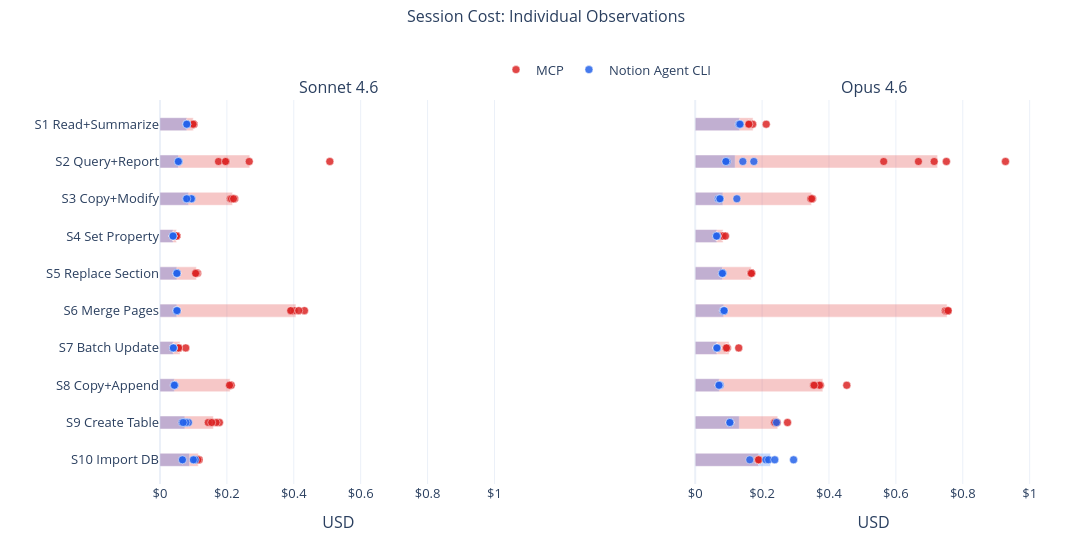

Here is the notebook cell this chart was saved with:
### Markdown cell above
## 3c. Individual Sessions (raw points)

Each dot is one session. Bars show the mean. With n=5, every data point is visible, making outliers and clustering patterns transparent.

### Code cell
agg_pts = df.groupby(["scenario_num", "label"]).agg(
    cost_mean=("cost_usd", "mean")).reset_index()
scenario_labels_pts = [f"S{s} {SCENARIO_NAMES.get(s, '')}" for s in sorted(agg_pts.scenario_num.unique())]
x_max_pts = df.cost_usd.max() * 1.15

fig = make_subplots(rows=1, cols=len(pairs),
    subplot_titles=["Sonnet 4.6", "Opus 4.6"][:len(pairs)],
    horizontal_spacing=0.20, shared_yaxes=True)

for col, (model, cli_label, mcp_label) in enumerate(pairs, 1):
    for label, color, name in [(mcp_label, MCP_COLOR, "MCP"), (cli_label, NAC_COLOR, "Notion Agent CLI")]:
        # Mean bars (thin, semi-transparent)
        sub_agg = agg_pts[agg_pts.label == label].sort_values("scenario_num")
        sub_labels = sub_agg.scenario_num.map(lambda n: f"S{n} {SCENARIO_NAMES.get(n, '')}")
        fig.add_trace(go.Bar(
            y=sub_labels, x=sub_agg.cost_mean, orientation="h",
            name=name + " mean", legendgroup=name, showlegend=False,
            marker_color=color, opacity=0.25, width=0.35,
            hoverinfo="skip",
        ), row=1, col=col)

        # Raw session points (jittered vertically)
        sub_raw = df[df.label == label].sort_values(["scenario_num", "iteration"])
        raw_labels = sub_raw.scenario_num.map(lambda n: f"S{n} {SCENARIO_NAMES.get(n, '')}")

        fig.add_trace(go.Scatter(
            x=sub_raw.cost_usd, y=raw_labels, mode="markers",
            name=name, legendgroup=name, showlegend=(col == 1),
            marker=dict(color=color, size=8, opacity=0.85,
                        line=dict(color="white", width=0.5)),
            hovertemplate="%{y}<br>" + name + ": $%{x:.4f}<br>%{text}<extra></extra>",
            text=sub_raw.name,
        ), row=1, col=col)

    fig.update_yaxes(categoryorder="array", categoryarray=list(reversed(scenario_labels_pts)),
        row=1, col=col)
    fig.update_xaxes(title_text="USD", tickprefix="$", range=[0, x_max_pts], row=1, col=col)

fig.update_layout(**LAYOUT, barmode="overlay", height=540, width=1100,
    title=dict(text="Session Cost: Individual Observations",
               y=0.98, x=0.5, xanchor="center", font_size=16),
    margin=dict(t=100, b=50, l=160, r=40),
    legend=dict(orientation="h", yanchor="bottom", y=1.04, x=0.5, xanchor="center"))
fig.show()

### Figure 1 — Plotly figure (JSON) as saved in the notebook; plotly's stock layout.template omitted (floating-point values rounded to 4 significant figures)
{"data": [{"hoverinfo": "skip", "legendgroup": "MCP", "marker": {"color": "#DC2626"}, "name": "MCP mean", "opacity": 0.25, "orientation": "h", "showlegend": false, "type": "bar", "width": 0.35, "x": [0.0996, 0.2685, 0.2169, 0.04945, 0.1087, 0.4065, 0.06006, 0.2098, 0.1596, 0.1147], "xaxis": "x", "y": ["S1 Read+Summarize", "S2 Query+Report", "S3 Copy+Modify", "S4 Set Property", "S5 Replace Section", "S6 Merge Pages", "S7 Batch Update", "S8 Copy+Append", "S9 Create Table", "S10 Import DB"], "yaxis": "y"}, {"hovertemplate": "%{y}<br>MCP: $%{x:.4f}<br>%{text}<extra></extra>", "legendgroup": "MCP", "marker": {"color": "#DC2626", "line": {"color": "white", "width": 0.5}, "opacity": 0.85, "size": 8}, "mode": "markers", "name": "MCP", "showlegend": true, "text": ["mcp-s1-1", "mcp-s1-2", "mcp-s1-3", "mcp-s1-4", "mcp-s1-5", "mcp-s2-1", "mcp-s2-2", "mcp-s2-3", "mcp-s2-4", "mcp-s2-5", "mcp-s3-1", "mcp-s3-2", "mcp-s3-3", "mcp-s3-4", "mcp-s3-5", "mcp-s4-1", "mcp-s4-2", "mcp-s4-3", "mcp-s4-4", "mcp-s4-5", "mcp-s5-1", "mcp-s5-2", "mcp-s5-3", "mcp-s5-4", "mcp-s5-5", "mcp-s6-1", "mcp-s6-2", "mcp-s6-3", "mcp-s6-4", "mcp-s6-5", "mcp-s7-1", "mcp-s7-2", "mcp-s7-3", "mcp-s7-4", "mcp-s7-5", "mcp-s8-1", "mcp-s8-2", "mcp-s8-3", "mcp-s8-4", "mcp-s8-5", "mcp-s9-1", "mcp-s9-2", "mcp-s9-3", "mcp-s9-4", "mcp-s9-5", "mcp-s10-1", "mcp-s10-2", "mcp-s10-3", "mcp-s10-4", "mcp-s10-5"], "type": "scatter", "x": [0.09707, 0.1007, 0.1006, 0.1009, 0.09867, 0.2667, 0.1749, 0.1975, 0.1958, 0.5078, 0.21, 0.2231, 0.2179, 0.2135, 0.2199, 0.04942, 0.04944, 0.0494, 0.04966, 0.04933, 0.1123, 0.1084, 0.1074, 0.1091, 0.1064, 0.3939, 0.4012, 0.3907, 0.4318, 0.4148, 0.05589, 0.05599, 0.07702, 0.05589, 0.0555, 0.2098, 0.2101, 0.2079, 0.2128, 0.2081, 0.1542, 0.1776, 0.1677, 0.1441, 0.1546, 0.1133, 0.1164, 0.1138, 0.1167, 0.1131], "xaxis": "x", "y": ["S1 Read+Summarize", "S1 Read+Summarize", "S1 Read+Summarize", "S1 Read+Summarize", "S1 Read+Summarize", "S2 Query+Report", "S2 Query+Report", "S2 Query+Report", "S2 Query+Report", "S2 Query+Report", "S3 Copy+Modify", "S3 Copy+Modify", "S3 Copy+Modify", "S3 Copy+Modify", "S3 Copy+Modify", "S4 Set Property", "S4 Set Property", "S4 Set Property", "S4 Set Property", "S4 Set Property", "S5 Replace Section", "S5 Replace Section", "S5 Replace Section", "S5 Replace Section", "S5 Replace Section", "S6 Merge Pages", "S6 Merge Pages", "S6 Merge Pages", "S6 Merge Pages", "S6 Merge Pages", "S7 Batch Update", "S7 Batch Update", "S7 Batch Update", "S7 Batch Update", "S7 Batch Update", "S8 Copy+Append", "S8 Copy+Append", "S8 Copy+Append", "S8 Copy+Append", "S8 Copy+Append", "S9 Create Table", "S9 Create Table", "S9 Create Table", "S9 Create Table", "S9 Create Table", "S10 Import DB", "S10 Import DB", "S10 Import DB", "S10 Import DB", "S10 Import DB"], "yaxis": "y"}, {"hoverinfo": "skip", "legendgroup": "Notion Agent CLI", "marker": {"color": "#2563EB"}, "name": "Notion Agent CLI mean", "opacity": 0.25, "orientation": "h", "showlegend": false, "type": "bar", "width": 0.35, "x": [0.07995, 0.0553, 0.08564, 0.03901, 0.0504, 0.05031, 0.03996, 0.04283, 0.07442, 0.08826], "xaxis": "x", "y": ["S1 Read+Summarize", "S2 Query+Report", "S3 Copy+Modify", "S4 Set Property", "S5 Replace Section", "S6 Merge Pages", "S7 Batch Update", "S8 Copy+Append", "S9 Create Table", "S10 Import DB"], "yaxis": "y"}, {"hovertemplate": "%{y}<br>Notion Agent CLI: $%{x:.4f}<br>%{text}<extra></extra>", "legendgroup": "Notion Agent CLI", "marker": {"color": "#2563EB", "line": {"color": "white", "width": 0.5}, "opacity": 0.85, "size": 8}, "mode": "markers", "name": "Notion Agent CLI", "showlegend": true, "text": ["nac-s1-1", "nac-s1-2", "nac-s1-3", "nac-s1-4", "nac-s1-5", "nac-s2-1", "nac-s2-2", "nac-s2-3", "nac-s2-4", "nac-s2-5", "nac-s3-1", "nac-s3-2", "nac-s3-3", "nac-s3-4", "nac-s3-5", "nac-s4-1", "nac-s4-2", "nac-s4-3", "nac-s4-4", "nac-s4-5", "nac-s5-1", "nac-s5-2", "nac-s5-3", "nac-s5-4", "nac-s5-5", "nac-s6-1", "nac-s6-2", "nac-s6-3", "nac-s6-4", "nac-s6-5", "nac-s7-1", "nac-s7-2", "nac-s7-3", "nac-s7-4", "nac-s7-5", "nac-s8-1", "nac-s8-2", "nac-s8-3", "nac-s8-4", "nac-s8-5", "nac-s9-1", "nac-s9-2", "nac-s9-3", "nac-s9-4", "nac-s9-5", "nac-s10-1", "nac-s10-2", "nac-s10-3", "nac-s10-4", "nac-s10-5"], "type": "scatter", "x": [0.07925, 0.08018, 0.07974, 0.08064, 0.07996, 0.05531, 0.05504, 0.05622, 0.05509, 0.05484, 0.09483, 0.08139, 0.07841, 0.09356, 0.08003, 0.03904, 0.03904, 0.039, 0.039, 0.03897, 0.05088, 0.05046, 0.05006, 0.05006, 0.05056, 0.05056, 0.05044, 0.04999, 0.04961, 0.05094, 0.04021, 0.03997, 0.03988, 0.03989, 0.03984, 0.0431, 0.04144, 0.04323, 0.0435, 0.04288, 0.08504, 0.07385, 0.06616, 0.07758, 0.06946, 0.1019, 0.1054, 0.06713, 0.0997, 0.06716], "xaxis": "x", "y": ["S1 Read+Summarize", "S1 Read+Summarize", "S1 Read+Summarize", "S1 Read+Summarize", "S1 Read+Summarize", "S2 Query+Report", "S2 Query+Report", "S2 Query+Report", "S2 Query+Report", "S2 Query+Report", "S3 Copy+Modify", "S3 Copy+Modify", "S3 Copy+Modify", "S3 Copy+Modify", "S3 Copy+Modify", "S4 Set Property", "S4 Set Property", "S4 Set Property", "S4 Set Property", "S4 Set Property", "S5 Replace Section", "S5 Replace Section", "S5 Replace Section", "S5 Replace Section", "S5 Replace Section", "S6 Merge Pages", "S6 Merge Pages", "S6 Merge Pages", "S6 Merge Pages", "S6 Merge Pages", "S7 Batch Update", "S7 Batch Update", "S7 Batch Update", "S7 Batch Update", "S7 Batch Update", "S8 Copy+Append", "S8 Copy+Append", "S8 Copy+Append", "S8 Copy+Append", "S8 Copy+Append", "S9 Create Table", "S9 Create Table", "S9 Create Table", "S9 Create Table", "S9 Create Table", "S10 Import DB", "S10 Import DB", "S10 Import DB", "S10 Import DB", "S10 Import DB"], "yaxis": "y"}, {"hoverinfo": "skip", "legendgroup": "MCP", "marker": {"color": "#DC2626"}, "name": "MCP mean", "opacity": 0.25, "orientation": "h", "showlegend": false, "type": "bar", "width": 0.35, "x": [0.1731, 0.7248, 0.3479, 0.08347, 0.1676, 0.7532, 0.1012, 0.3816, 0.2468, 0.1892], "xaxis": "x2", "y": ["S1 Read+Summarize", "S2 Query+Report", "S3 Copy+Modify", "S4 Set Property", "S5 Replace Section", "S6 Merge Pages", "S7 Batch Update", "S8 Copy+Append", "S9 Create Table", "S10 Import DB"], "yaxis": "y2"}, {"hovertemplate": "%{y}<br>MCP: $%{x:.4f}<br>%{text}<extra></extra>", "legendgroup": "MCP", "marker": {"color": "#DC2626", "line": {"color": "white", "width": 0.5}, "opacity": 0.85, "size": 8}, "mode": "markers", "name": "MCP", "showlegend": false, "text": ["mcp-s1-1", "mcp-s1-2", "mcp-s1-3", "mcp-s1-4", "mcp-s1-5", "mcp-s2-1", "mcp-s2-2", "mcp-s2-3", "mcp-s2-4", "mcp-s2-5", "mcp-s3-1", "mcp-s3-2", "mcp-s3-3", "mcp-s3-4", "mcp-s3-5", "mcp-s4-1", "mcp-s4-2", "mcp-s4-3", "mcp-s4-4", "mcp-s4-5", "mcp-s5-1", "mcp-s5-2", "mcp-s5-3", "mcp-s5-4", "mcp-s5-5", "mcp-s6-1", "mcp-s6-2", "mcp-s6-3", "mcp-s6-4", "mcp-s6-5", "mcp-s7-1", "mcp-s7-2", "mcp-s7-3", "mcp-s7-4", "mcp-s7-5", "mcp-s8-1", "mcp-s8-2", "mcp-s8-3", "mcp-s8-4", "mcp-s8-5", "mcp-s9-1", "mcp-s9-2", "mcp-s9-3", "mcp-s9-4", "mcp-s9-5", "mcp-s10-1", "mcp-s10-2", "mcp-s10-3", "mcp-s10-4", "mcp-s10-5"], "type": "scatter", "x": [0.2123, 0.1607, 0.1719, 0.1598, 0.1607, 0.6674, 0.751, 0.5636, 0.9276, 0.7144, 0.347, 0.3508, 0.3476, 0.3454, 0.3487, 0.08184, 0.08168, 0.08168, 0.08184, 0.09034, 0.1684, 0.1675, 0.1671, 0.1671, 0.1682, 0.7475, 0.7558, 0.7547, 0.7517, 0.7562, 0.09365, 0.09618, 0.09258, 0.1302, 0.09368, 0.3741, 0.3716, 0.3536, 0.4532, 0.3556, 0.2363, 0.2389, 0.276, 0.238, 0.245, 0.1891, 0.1888, 0.1894, 0.1895, 0.1895], "xaxis": "x2", "y": ["S1 Read+Summarize", "S1 Read+Summarize", "S1 Read+Summarize", "S1 Read+Summarize", "S1 Read+Summarize", "S2 Query+Report", "S2 Query+Report", "S2 Query+Report", "S2 Query+Report", "S2 Query+Report", "S3 Copy+Modify", "S3 Copy+Modify", "S3 Copy+Modify", "S3 Copy+Modify", "S3 Copy+Modify", "S4 Set Property", "S4 Set Property", "S4 Set Property", "S4 Set Property", "S4 Set Property", "S5 Replace Section", "S5 Replace Section", "S5 Replace Section", "S5 Replace Section", "S5 Replace Section", "S6 Merge Pages", "S6 Merge Pages", "S6 Merge Pages", "S6 Merge Pages", "S6 Merge Pages", "S7 Batch Update", "S7 Batch Update", "S7 Batch Update", "S7 Batch Update", "S7 Batch Update", "S8 Copy+Append", "S8 Copy+Append", "S8 Copy+Append", "S8 Copy+Append", "S8 Copy+Append", "S9 Create Table", "S9 Create Table", "S9 Create Table", "S9 Create Table", "S9 Create Table", "S10 Import DB", "S10 Import DB", "S10 Import DB", "S10 Import DB", "S10 Import DB"], "yaxis": "y2"}, {"hoverinfo": "skip", "legendgroup": "Notion Agent CLI", "marker": {"color": "#2563EB"}, "name": "Notion Agent CLI mean", "opacity": 0.25, "orientation": "h", "showlegend": false, "type": "bar", "width": 0.35, "x": [0.1326, 0.1194, 0.08279, 0.0645, 0.08136, 0.08528, 0.06494, 0.07207, 0.1317, 0.2252], "xaxis": "x2", "y": ["S1 Read+Summarize", "S2 Query+Report", "S3 Copy+Modify", "S4 Set Property", "S5 Replace Section", "S6 Merge Pages", "S7 Batch Update", "S8 Copy+Append", "S9 Create Table", "S10 Import DB"], "yaxis": "y2"}, {"hovertemplate": "%{y}<br>Notion Agent CLI: $%{x:.4f}<br>%{text}<extra></extra>", "legendgroup": "Notion Agent CLI", "marker": {"color": "#2563EB", "line": {"color": "white", "width": 0.5}, "opacity": 0.85, "size": 8}, "mode": "markers", "name": "Notion Agent CLI", "showlegend": false, "text": ["nac-s1-1", "nac-s1-2", "nac-s1-3", "nac-s1-4", "nac-s1-5", "nac-s2-1", "nac-s2-2", "nac-s2-3", "nac-s2-4", "nac-s2-5", "nac-s3-1", "nac-s3-2", "nac-s3-3", "nac-s3-4", "nac-s3-5", "nac-s4-1", "nac-s4-2", "nac-s4-3", "nac-s4-4", "nac-s4-5", "nac-s5-1", "nac-s5-2", "nac-s5-3", "nac-s5-4", "nac-s5-5", "nac-s6-1", "nac-s6-2", "nac-s6-3", "nac-s6-4", "nac-s6-5", "nac-s7-1", "nac-s7-2", "nac-s7-3", "nac-s7-4", "nac-s7-5", "nac-s8-1", "nac-s8-2", "nac-s8-3", "nac-s8-4", "nac-s8-5", "nac-s9-1", "nac-s9-2", "nac-s9-3", "nac-s9-4", "nac-s9-5", "nac-s10-1", "nac-s10-2", "nac-s10-3", "nac-s10-4", "nac-s10-5"], "type": "scatter", "x": [0.1341, 0.1324, 0.1306, 0.1321, 0.134, 0.09545, 0.09235, 0.09165, 0.1424, 0.1754, 0.06886, 0.07269, 0.07402, 0.1246, 0.07382, 0.06501, 0.06365, 0.06511, 0.06511, 0.06365, 0.08179, 0.08121, 0.08124, 0.08128, 0.08126, 0.08427, 0.08362, 0.0862, 0.08596, 0.08636, 0.06495, 0.06495, 0.06495, 0.0649, 0.06495, 0.07182, 0.07469, 0.07116, 0.07151, 0.07114, 0.1042, 0.104, 0.1041, 0.2429, 0.1036, 0.1632, 0.2942, 0.2113, 0.2194, 0.2379], "xaxis": "x2", "y": ["S1 Read+Summarize", "S1 Read+Summarize", "S1 Read+Summarize", "S1 Read+Summarize", "S1 Read+Summarize", "S2 Query+Report", "S2 Query+Report", "S2 Query+Report", "S2 Query+Report", "S2 Query+Report", "S3 Copy+Modify", "S3 Copy+Modify", "S3 Copy+Modify", "S3 Copy+Modify", "S3 Copy+Modify", "S4 Set Property", "S4 Set Property", "S4 Set Property", "S4 Set Property", "S4 Set Property", "S5 Replace Section", "S5 Replace Section", "S5 Replace Section", "S5 Replace Section", "S5 Replace Section", "S6 Merge Pages", "S6 Merge Pages", "S6 Merge Pages", "S6 Merge Pages", "S6 Merge Pages", "S7 Batch Update", "S7 Batch Update", "S7 Batch Update", "S7 Batch Update", "S7 Batch Update", "S8 Copy+Append", "S8 Copy+Append", "S8 Copy+Append", "S8 Copy+Append", "S8 Copy+Append", "S9 Create Table", "S9 Create Table", "S9 Create Table", "S9 Create Table", "S9 Create Table", "S10 Import DB", "S10 Import DB", "S10 Import DB", "S10 Import DB", "S10 Import DB"], "yaxis": "y2"}], "layout": {"annotations": [{"font": {"size": 16}, "showarrow": false, "text": "Sonnet 4.6", "x": 0.2, "xanchor": "center", "xref": "paper", "y": 1, "yanchor": "bottom", "yref": "paper"}, {"font": {"size": 16}, "showarrow": false, "text": "Opus 4.6", "x": 0.8, "xanchor": "center", "xref": "paper", "y": 1, "yanchor": "bottom", "yref": "paper"}], "barmode": "overlay", "font": {"size": 13}, "height": 540, "legend": {"orientation": "h", "x": 0.5, "xanchor": "center", "y": 1.04, "yanchor": "bottom"}, "margin": {"b": 50, "l": 160, "r": 40, "t": 100}, "title": {"font": {"size": 16}, "text": "Session Cost: Individual Observations", "x": 0.5, "xanchor": "center", "y": 0.98}, "width": 1100, "xaxis": {"anchor": "y", "domain": [0, 0.4], "range": [0, 1.067], "tickprefix": "$", "title": {"text": "USD"}}, "xaxis2": {"anchor": "y2", "domain": [0.6, 1], "range": [0, 1.067], "tickprefix": "$", "title": {"text": "USD"}}, "yaxis": {"anchor": "x", "categoryarray": ["S10 Import DB", "S9 Create Table", "S8 Copy+Append", "S7 Batch Update", "S6 Merge Pages", "S5 Replace Section", "S4 Set Property", "S3 Copy+Modify", "S2 Query+Report", "S1 Read+Summarize"], "categoryorder": "array", "domain": [0, 1]}, "yaxis2": {"anchor": "x2", "categoryarray": ["S10 Import DB", "S9 Create Table", "S8 Copy+Append", "S7 Batch Update", "S6 Merge Pages", "S5 Replace Section", "S4 Set Property", "S3 Copy+Modify", "S2 Query+Report", "S1 Read+Summarize"], "categoryorder": "array", "domain": [0, 1], "matches": "y", "showticklabels": false}}}
